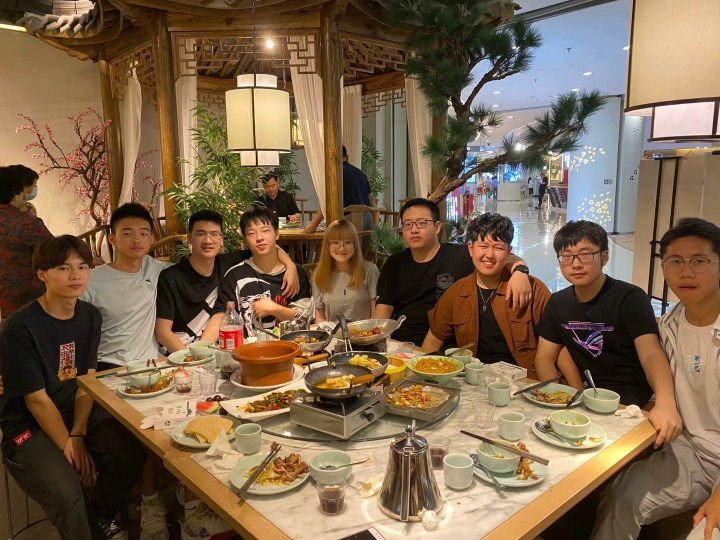
#> input picture Res/photo1.jpg, 1440 x 1080 px (shown at 1/2 size)
$ python -i BasicFunction.py   (imports and definitions only)
#> lines starting #> are read from the running program, lines starting #| are printed output that depends on the picture; after the words box and inside, x2 and y2 are one past the last pixel; in counts of white or black regions, pixels touching at a corner belong together
import cv2
import numpy as np
# [1 line not run here, left out]

def imgProcess(path):
#> called with path = 'Res/photo1.jpg'
    img = cv2.imread(path)
#> img is the input picture: shape (1080, 1440, 3); mean B, G, R 75.6, 100.9, 124
    resized = cv2.resize(img,(450,300))
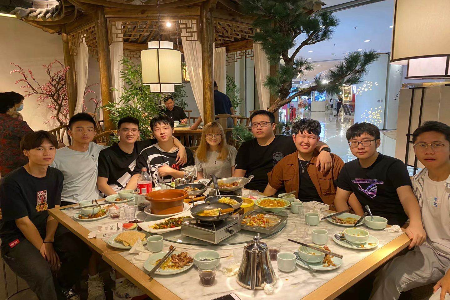
#> resized: shape (300, 450, 3); mean B, G, R 75.5, 100.7, 123.8
    kernel = np.ones((5,5),np.uint8)

    cvtd = cv2.cvtColor(resized, cv2.COLOR_BGR2GRAY)
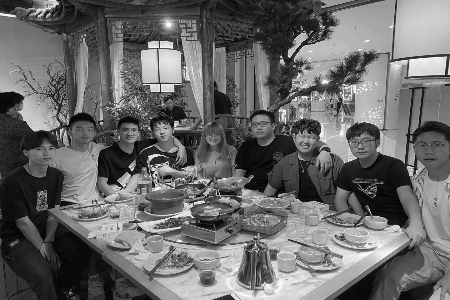
#> cvtd: shape (300, 450); min 0, max 254, mean 104.8
    blurd = cv2.GaussianBlur(resized, (7, 7), 0)
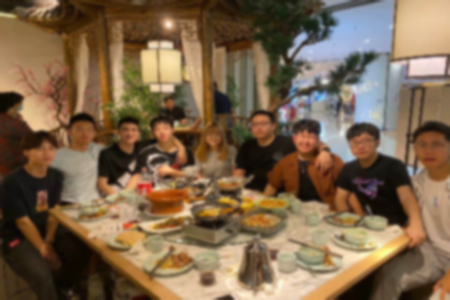
#> blurd: shape (300, 450, 3); mean B, G, R 75.5, 100.7, 123.8
    canny = cv2.Canny(resized, 100, 100)
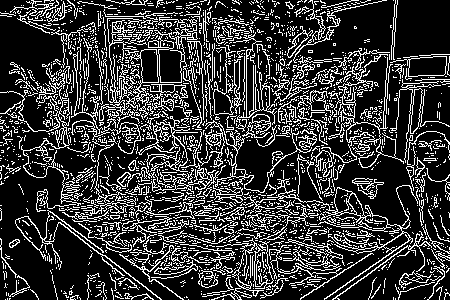
#> canny: shape (300, 450); 22.3% white in thin lines or dots
    dilated = cv2.dilate(canny, kernel, iterations=1)
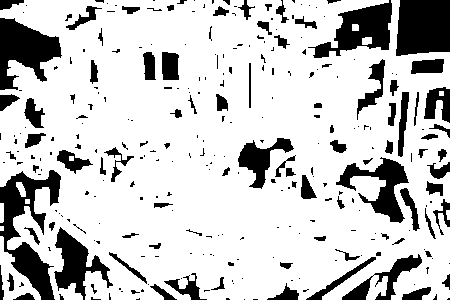
#> dilated: shape (300, 450); 79.2% white; 292 black regions (194 under 20 px), largest, box (x1, y1, x2, y2) and area: (0, 170, 61, 300) 3257, (396, 0, 450, 56) 2769, (0, 18, 62, 90) 2515
    eroded = cv2.erode(canny, kernel, iterations=1)
#> eroded: shape (300, 450); every value is 0

    cv2.imshow("Resized", resized)
    cv2.imshow("Cropped", img[500:1000,500:1000])
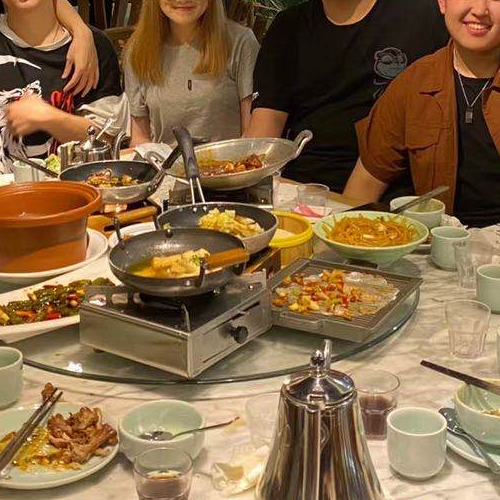
#> window 'Cropped': shape (500, 500, 3); mean B, G, R 69.6, 103.1, 132.7
    cv2.imshow("Gray", cvtd)
    cv2.imshow("Blured", blurd)
    cv2.imshow("Canny", canny)
    cv2.imshow("Dialated", dilated)
    cv2.imshow("Eroded", eroded)
def interImgProc(path):
    img = cv2.resize(cv2.imread(path),(450,300))
    hor = np.hstack((img, img))
    cv2.imshow("Horizontal", hor)

def videoProcess(channel):
    cap = cv2.VideoCapture(channel)
    while True :
        success, img = cap.read()
        cv2.imshow("Captured", img)
        if cv2.waitKey(1) & 0xFF == ord('q'):
            break

def drawing():
    img = np.zeros((600,600,3),np.uint8)
    # Line
    cv2.line(img,(0,0),(img.shape[0],img.shape[1]),(0,255,255),3)
    # Rectangle
    cv2.rectangle(img,(200,200),(400,400),(0,255,0), 3)
    # Circle
    cv2.circle(img, (300,300),100,(255,255,0),3)
    cv2.putText(img,"WISC",(300,300),cv2.FONT_HERSHEY_SIMPLEX,2,(255,0,255),3)
    cv2.imshow("Sketch",img)

def getPersp(path, vex):
    img = cv2.imread(path)
    width, height = 1280,720
    plane = np.float32([[0,0],[width,0],[0,height],[width,height]])
    matrix = cv2.getPerspectiveTransform(vex,plane)
    imgOut = cv2.warpPerspective(img,matrix,(width,height))
    cv2.imshow("Warp", imgOut)

# [11 lines not run here, left out]

>>> result = imgProcess('Res/photo1.jpg')

$ run again, on Res/photo2.jpg
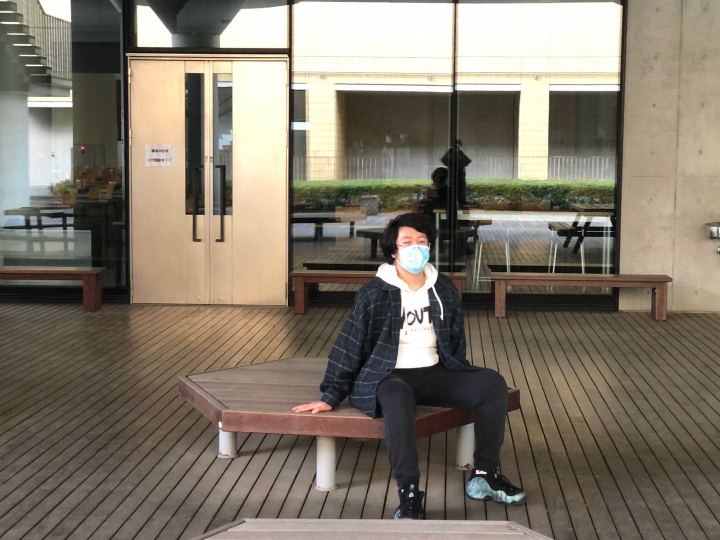
#> input picture Res/photo2.jpg, 1440 x 1080 px (shown at 1/2 size)
#> in imgProcess, img is the input picture: shape (1080, 1440, 3); mean B, G, R 106.6, 120.1, 129.2
#> in imgProcess, `canny = cv2.Canny(resized, 100, 100)`:
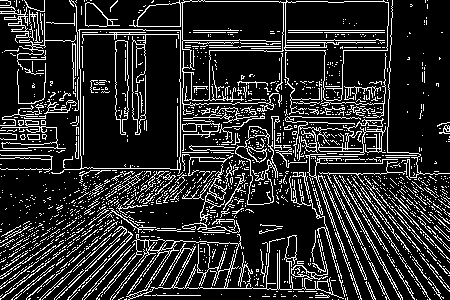
#> canny: shape (300, 450); 16.7% white in thin lines or dots
#> dilated: shape (300, 450); 68.5% white; 292 black regions (200 under 20 px), largest, box (x1, y1, x2, y2) and area: (390, 0, 450, 171) 7974, (83, 37, 178, 167) 7886, (185, 4, 281, 39) 2693
#> eroded: shape (300, 450); every value is 0
#> in imgProcess, `cv2.imshow("Cropped", img[500:1000,500:1000])`:
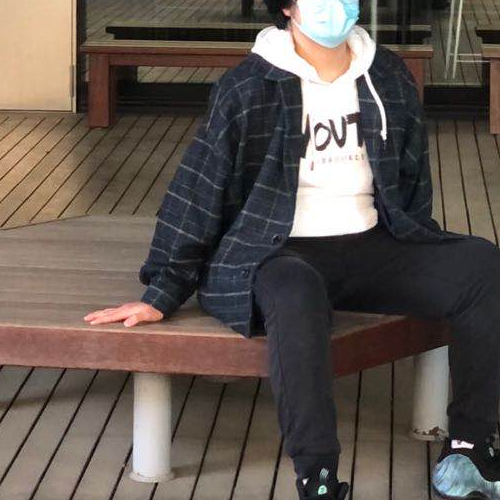
#> window 'Cropped': shape (500, 500, 3); mean B, G, R 81.4, 88, 98

$ run again, on Res/Captured.png
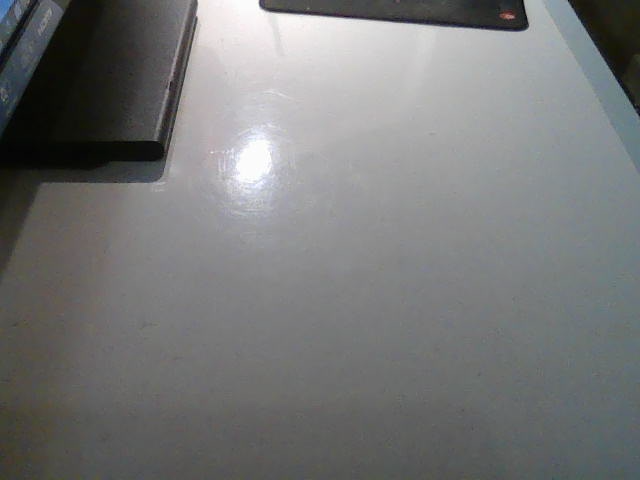
#> input picture Res/Captured.png, 640 x 480 px
#> in imgProcess, img is the input picture: shape (480, 640, 3); mean B, G, R 119.3, 119.2, 118.2
#> in imgProcess, `canny = cv2.Canny(resized, 100, 100)`:
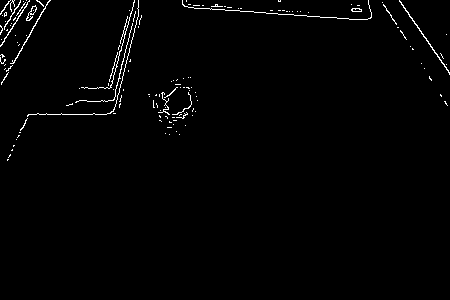
#> canny: shape (300, 450); 1.3% white in thin lines or dots, all inside (x1, y1, x2, y2) = (0, 0, 450, 161)
#> in imgProcess, `dilated = cv2.dilate(canny, kernel, iterations=1)`:
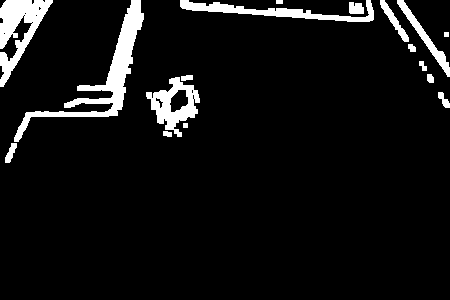
#> dilated: shape (300, 450); 7% white; 17 white regions, largest, box (x1, y1, x2, y2) and area: (14, 0, 144, 142) 2943, (0, 0, 53, 87) 1979, (180, 0, 374, 22) 1436
#> eroded: shape (300, 450); every value is 0
